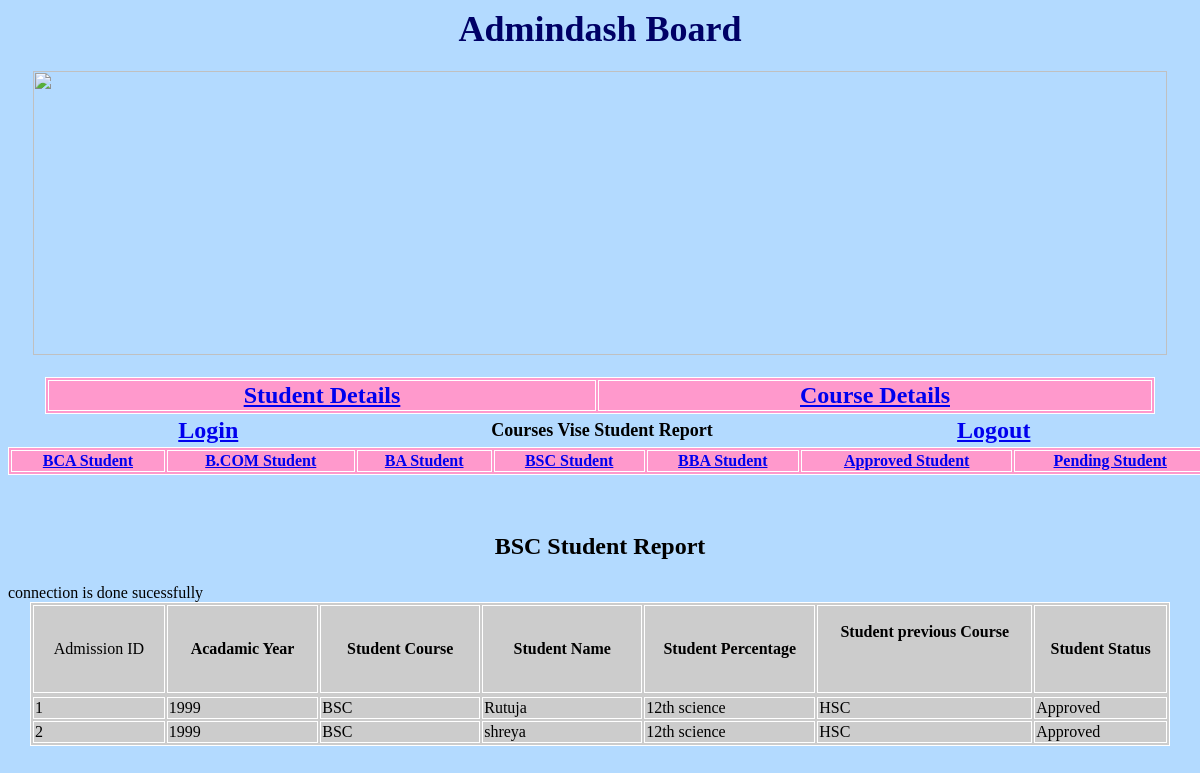
Page /bscreport.php on the committed database.
### tables this page shows
CREATE TABLE `addmission` (
  `admid` int(11) NOT NULL,
  `acadamic` text NOT NULL,
  `course` text NOT NULL,
  `name` text NOT NULL,
  `fname` text NOT NULL,
  `surname` text NOT NULL,
  `mno` text NOT NULL,
  `cast` text NOT NULL,
  `religion` text NOT NULL,
  `category` text NOT NULL,
  `nationality` text NOT NULL,
  `collagea` text NOT NULL,
  `mothert` text NOT NULL,
  `placebirth` text NOT NULL,
  `datebirth` text NOT NULL,
  `bankpassbook` text NOT NULL,
  `bankname` text NOT NULL,
  `branch` text NOT NULL,
  `accountno` text NOT NULL,
  `ifscode` text NOT NULL,
  `fathern` text NOT NULL,
  `mothern` text NOT NULL,
  `annualincome` text NOT NULL,
  `foccupation` text NOT NULL,
  `moccupation` text NOT NULL,
  `fno` text NOT NULL,
  `mno1` text NOT NULL,
  `localgurdain` text NOT NULL,
  `gurdainadd` text NOT NULL,
  `gurdainrelationship` text NOT NULL,
  `gurdaino` text NOT NULL,
  `peraddress` text NOT NULL,
  `percountry` text NOT NULL,
  `perstate` text NOT NULL,
  `percity` text NOT NULL,
  `perarea` text NOT NULL,
  `perpincode` text NOT NULL,
  `address` text NOT NULL,
  `examname` text NOT NULL,
  `university` text NOT NULL,
  `institutename1` text NOT NULL,
  `month` text NOT NULL,
  `year` text NOT NULL,
  `precentage` text NOT NULL,
  `seatno` text NOT NULL,
  `marksystem` text NOT NULL,
  `prevcourse` text NOT NULL,
  `precoursename` text NOT NULL,
  `institutename` text NOT NULL,
  `university1` text NOT NULL,
  `passingmonth` text NOT NULL,
  `passingyear` text NOT NULL,
  `seatno1` text NOT NULL,
  `residance` text NOT NULL,
  `attempt` text NOT NULL,
  `marksystem1` text NOT NULL,
  `udias` text NOT NULL,
  `eligibility` text NOT NULL,
  `prnno` text NOT NULL,
  `status` text NOT NULL
);

### bscreport.php (the view, shortened to what this page needs)
<!DOCTYPE html PUBLIC "-//W3C//DTD XHTML 1.0 Transitional//EN" "http://www.w3.org/TR/xhtml1/DTD/xhtml1-transitional.dtd">
<html xmlns="http://www.w3.org/1999/xhtml">
<head>
</head>
<body>
<div align="center"><span class="style1">Admindash Board</span></div>
<h1 align="center"><img src="../image/ad2.jpg" width="1134" height="284" /></h1>
<table width="1110" border="1" align="center" bordercolor="#FFFFFF" bgcolor="#FF99CC">
  <tr>
    <td width="544"><div align="center"><span class="style6"><a href="admindash.php">Student Details </a></span></div></td>
    <td width="550"><div align="center" class="style6"><a href="coursedetails.php">Course Details </a></div></td>
  </tr>
</table>
<table width="1142" align="center">
  <tr>
    <td width="350"><div align="center" class="style7"><a href="../user/logad.php">Login</a></div></td>
    <td width="424"><div align="center"><span class="style9">Courses Vise Student Report</span></div></td>
    <td width="346"> <div align="center" class="style7"><a href="../user/index.php">Logout </a></div></td>
  </tr>
</table>
<table width="1201" border="1" align="center" bordercolor="#FFFFFF" bgcolor="#FF99CC">
  <tr>
    <td bordercolor="#660000" bgcolor="#FF99CC"> <div align="center" class="style4"><a href="bcareport.php">BCA Student </a></div></td>
    <td bordercolor="#660000" bgcolor="#FF99CC"><div align="center" class="style4"><a href="bcomreport.php">B.COM Student</a> </div></td>
    <td bordercolor="#660000" bgcolor="#FF99CC"><div align="center" class="style4"><a href="bareport.php">BA Student </a></div></td>
    <td bordercolor="#660000" bgcolor="#FF99CC"><div align="center" class="style4"><a href="bscreport.php">BSC Student </a></div></td>
    <td bordercolor="#660000" bgcolor="#FF99CC"><div align="center" class="style4"><a href="bbareport.php">BBA Student </a></div></td>
    <td bordercolor="#660000" bgcolor="#FF99CC"><div align="center" class="style4"><a href="Approvedreport.php">Approved Student </a></div></td>
    <td bordercolor="#660000" bgcolor="#FF99CC"><div align="center" class="style4"><a href="pendingreport.php">Pending Student </a></div></td>
  </tr>
</table>
<p align="center">&nbsp;</p>
</body>
</html>
<h2><b><p align="center" class="style2">BSC Student Report </p></b></h2>
<?php
include("../database/dbcon.php");
$sql = "SELECT acadamic,course,name,precentage,prevcourse,status FROM addmission where course='BSC'";
$query= $con->query($sql);
?>
<table width="1140" border="1" align="center" bordercolor="#FFFFFF" bgcolor="#CCCCCC">
  <tr>
    <td width="129" height="36"><div align="center" class="style46">Admission ID  </div></td>
    <td width="149"><div align="center" class="style47"><span class="Estilo15 style15"><strong><span class="style15 style37"> Acadamic Year </span></strong></span></div></td>
	  <td width="158"><div align="center" class="style47"><span class="Estilo15 style15"><strong><span class="style15 style37">Student Course</span></strong></span></div></td>
    <td width="158"><div align="center" class="style47"><span class="Estilo15 style15"><strong><span class="style15 style37"> Student Name </span></strong></span></div></td>
    <td width="169"><div align="center" class="style47"><span class="Estilo15 style15"><strong><span class="style15 style37">Student Percentage </span></strong></span></div></td>
    <td width="214"><p align="center" class="style47"><strong>Student previous Course </strong></p>
    <p align="center" class="style47">&nbsp;</p></td>
    <td width="130"><div align="center" class="style47"><strong> Student Status </strong></div></td>
  </tr>
  <tr>
    <?php
		$i=0;
		while ($res = $query->fetch_assoc()) {
		    echo "<tr>";
			echo" <td >".++$i."</td>";
			echo "<td>".$res['acadamic']."</td>";
			echo "<td>".$res['course']."</td>";
			echo "<td>".$res['name']."</td>";
			echo "<td>".$res['precentage']."</td>";
			echo "<td>".$res['prevcourse']."</td>";
			echo "<td>".$res['status']."</td>";
			echo "</tr>";
		}
		?>
  </tr>
</table>
<p align="center">&nbsp;</p>
</body>
</html>

### bscreport.php (style rules this page uses)
.style4 { color: #FFFFFF; font-weight: bold; }
body { background-color: #b3daff; }
.style6 { font-size: 24px; font-weight: bold; color: #FFFFFF; }
.style7 { font-size: 24px; font-weight: bold; }
.style9 { font-size: 18px; font-weight: bold; }

### rows in the picture
addmission: acadamic "1999", course "BSC", name "Rutuja", precentage "12th science", prevcourse "HSC", status "Approved"
addmission: acadamic "1999", course "BSC", name "shreya", precentage "12th science", prevcourse "HSC", status "Approved"
